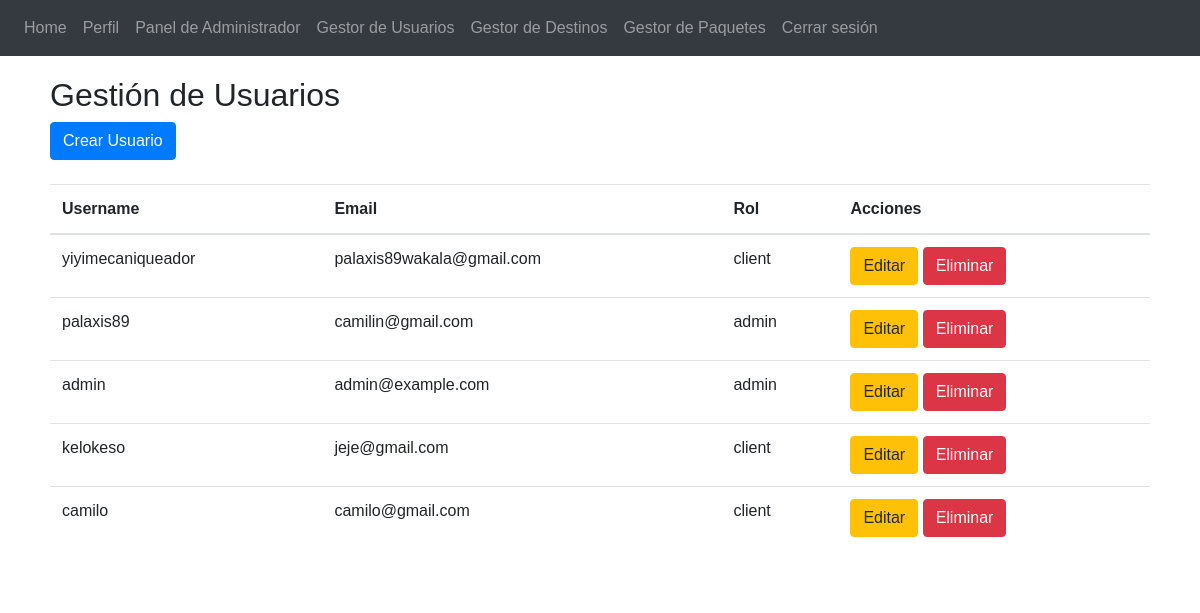
The app's page /admin/users (signed in) with its own data.
### app/auth/models.py (models this page shows, shortened)
class User(UserMixin, db.Model): # herencia de usermixin para permitir gesiton de sesiones
    __tablename__ = 'users'
    id = db.Column(db.Integer, primary_key=True)
    username = db.Column(db.String(80), unique=True, nullable=False)
    email = db.Column(db.String(120), unique=True, nullable=False)
    password_hash = db.Column(db.String(128), nullable=False)
    role = db.Column(db.String(20), default='client')  # Puede ser 'client' o 'admin'
    reservations = db.relationship('Reservation', backref='owner', lazy=True)
    def is_admin(self):
        return self.role == 'admin'

### app/admin/routes.py (the view)
@admin.route('/users')
@login_required
def users():
    users = User.query.all()  # Obtener todos los usuarios
    return render_template('admin/users.html', users=users)

### app/templates/admin/users.html
{% extends "base.html" %}
{% block content %}
  <h2>Gestión de Usuarios</h2>
  <a href="{{ url_for('admin.create_user') }}" class="btn btn-primary">Crear Usuario</a>
  <table class="table mt-4">
    <thead>
      <tr>
        <th>Username</th>
        <th>Email</th>
        <th>Rol</th>
        <th>Acciones</th>
      </tr>
    </thead>
    <tbody>
      {% for user in users %}
        <tr>
          <td>{{ user.username }}</td>
          <td>{{ user.email }}</td>
          <td>{{ user.role }}</td>
          <td>
            <a href="{{ url_for('admin.edit_user', id=user.id) }}" class="btn btn-warning">Editar</a>
            <form action="{{ url_for('admin.delete_user', id=user.id) }}" method="POST" style="display:inline;">
              <button type="submit" class="btn btn-danger">Eliminar</button>
            </form>
          </td>
        </tr>
      {% endfor %}
    </tbody>
  </table>
{% endblock %}

### records on screen
User: username "yiyimecaniqueador", email "palaxis89wakala@gmail.com", role "client"
User: username "palaxis89", email "camilin@gmail.com", role "admin"
User: username "admin", email "admin@example.com", role "admin"
User: username "kelokeso", email "jeje@gmail.com", role "client"
User: username "camilo", email "camilo@gmail.com", role "client"
